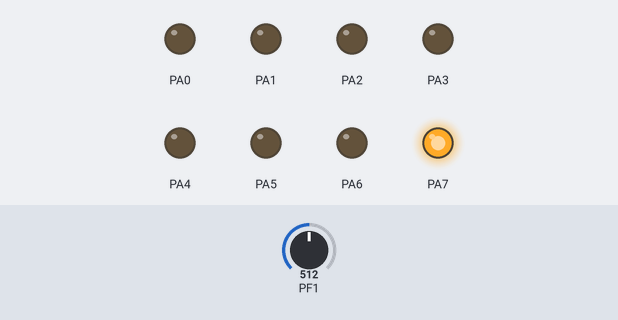
The program below on a simulated ATmega128, built with avr-gcc and emulated at 8 MHz. Shown: output pins drawn as LEDs (lit = HIGH). Inputs (shaded band) come from the test bench; at power-on: PF1 = 512.

Above: at 1.2 s.
1.3 s: PF1 set to 516
At 2.4 s:
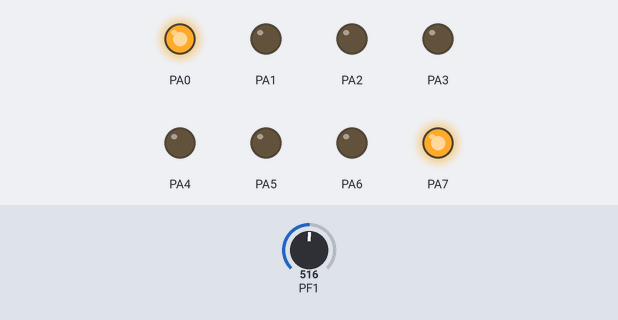
2.8 s: PF1 set to 511
At 3.6 s:
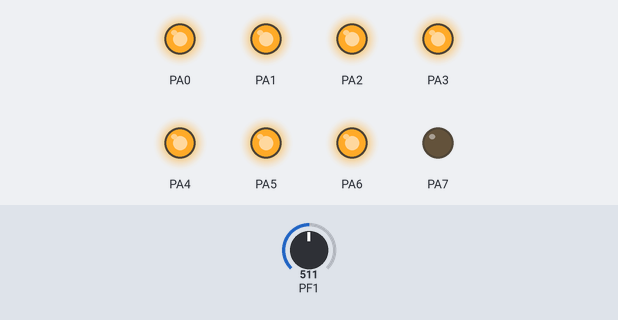
4.3 s: PF1 set to 306
At 4.7 s:
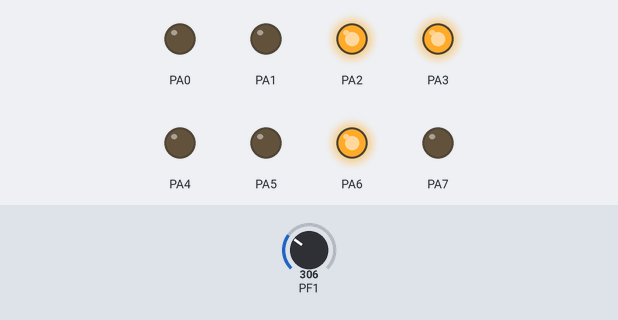
5.8 s: PF1 set to 303
At 7.0 s:
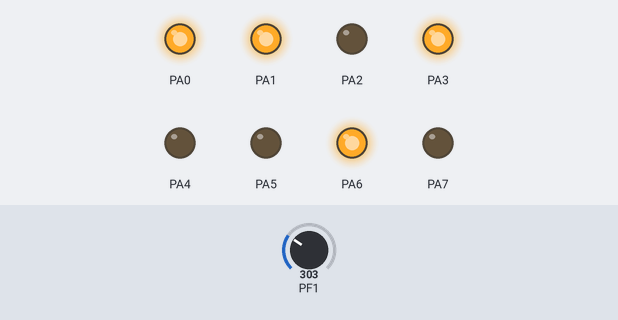
7.3 s: PF1 set to 122
At 8.2 s:
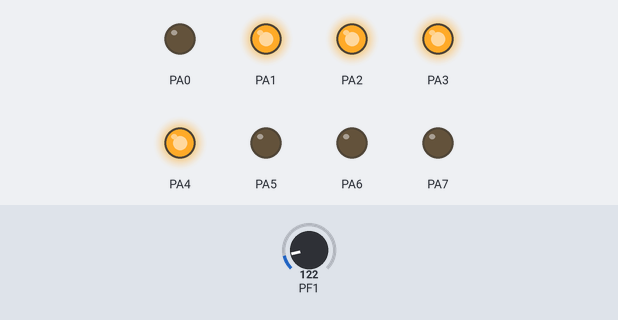
Timing chart, 0 to 9.8 s (numbered marks = the images above; inputs shaded):
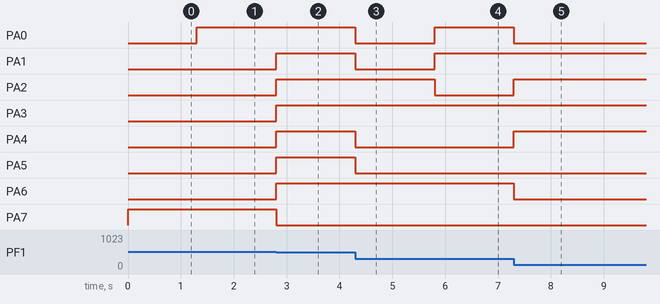

Measured:
- the behaviour switches between 515 and 516 on PF1 (found by bisection; images 0 and 1)
- the behaviour switches between 304 and 303 on PF1 (found by bisection; images 3 and 4)
- after the input at 1.3 s, PA0: LOW → HIGH at once
- after the input at 2.8 s, PA1–6: LOW → HIGH at once; PA7: HIGH → LOW at once
- after the input at 4.3 s, PA0, PA1, PA4, PA5: HIGH → LOW at once
- after the input at 5.8 s, PA0, PA1: LOW → HIGH at once; PA2: HIGH → LOW at once
- after the input at 7.3 s, PA0, PA6: HIGH → LOW at once; PA2, PA4: LOW → HIGH at once

The program:

main.c
```c
/*
 * Week5.2.c
 *
 * Created: 9-3-2017 11:28:07
 * Author : Rick
 */

#define F_CPU 8000000
#define BIT(x)	(1 << (x))
#include <avr/io.h>
#include <util/delay.h>


int main(void)
{
	DDRF = 0b00000000; //PORTF is input;
	DDRA = 0b11111111; //PORTA is output;

	//enable ADC(BIT 7), prescaler(BIT 2,1,0 -> 110), not free running mode(BIT 5 LOW)
	ADCSRA = 0b11000110;

	//Vref waarde aan 5V(BIT 7,6 -> 01),result left (BIT 5), Channel1 pinF1(BIT4-0 -> 00001)
	ADMUX = 0b01100001;

    /* Replace with your application code */
    while (1)
    {
		ADCSR |= BIT(6);
		while ( ADCSRA & BIT(6) ) ;
		PORTA = ADCH;
    }
}
```
